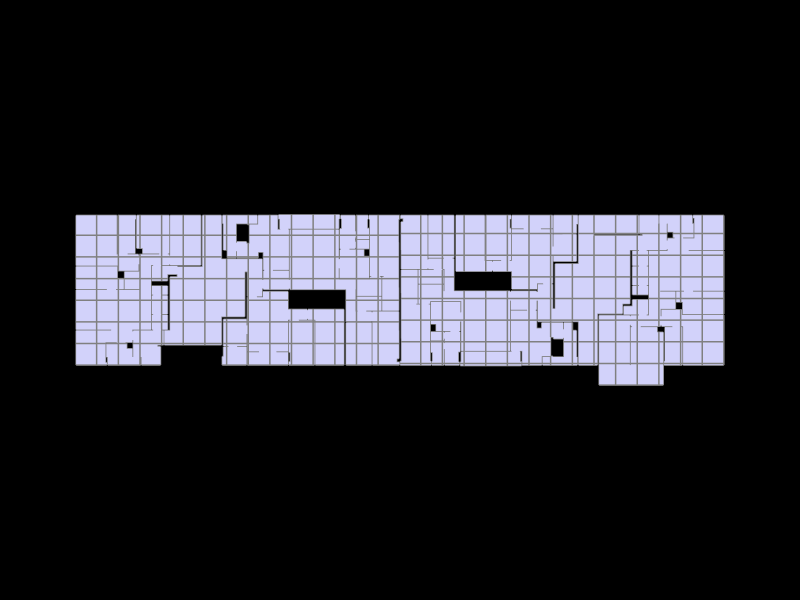

Source (notebook cell):
### Markdown cell above
## 8. Show the geometry and the grid

### Code cell
Topology.Show(gallery, grid,
              camera=[0,0,6],
              faceColor=[210,210,250],
              faceOpacity=1,
              edgeColor="grey",
              edgeWidth=3,
              showVertices=False,
              backgroundColor="black",
              width=800,
              height=600,
              renderer = renderer)

### Figure 1 — Plotly figure (JSON) as saved in the notebook; plotly's stock layout.template omitted (floating-point values rounded to 4 significant figures; data arrays with more than 128 entries replaced by an {"elided": "..."} marker saying what was removed)
{"data": [{"hoverinfo": "text", "legendgroup": "2", "legendrank": 2, "line": {"color": "grey", "dash": "solid", "width": 3}, "marker": {"size": 0}, "mode": "lines", "name": "1: Untitled (Edges)", "showlegend": false, "text": "", "type": "scatter3d", "x": {"elided": "2265 float values"}, "y": {"elided": "2265 float values"}, "z": {"elided": "2265 float values"}}, {"cmax": 1, "cmin": 0, "color": "#D2D2FA", "colorscale": [[0.0, "#440154"], [0.1111, "#482878"], [0.2222, "#3e4989"], [0.3333, "#31688e"], [0.4444, "#26828e"], [0.5556, "#1f9e89"], [0.6667, "#35b779"], [0.7778, "#6ece58"], [0.8889, "#b5de2b"], [1.0, "#fde725"]], "flatshading": true, "hoverinfo": "text", "hovertext": "", "i": {"elided": "757 int values"}, "j": {"elided": "757 int values"}, "k": {"elided": "757 int values"}, "legendgroup": "3", "legendrank": 3, "lighting": {"facenormalsepsilon": 0}, "name": "1: Untitled (Faces)", "opacity": 1, "showlegend": false, "showscale": false, "text": "", "type": "mesh3d", "x": {"elided": "755 float values"}, "y": {"elided": "755 float values"}, "z": {"elided": "755 float values"}}, {"hoverinfo": "text", "legendgroup": "6", "legendrank": 6, "line": {"color": "grey", "dash": "solid", "width": 3}, "marker": {"size": 0}, "mode": "lines", "name": "2: Untitled (Edges)", "showlegend": false, "text": "", "type": "scatter3d", "x": {"elided": "711 float values"}, "y": {"elided": "711 float values"}, "z": {"elided": "711 float values"}}], "layout": {"autosize": true, "height": 600, "margin": {"b": 40, "l": 40, "r": 40, "t": 40}, "paper_bgcolor": "#000000", "plot_bgcolor": "#000000", "scene": {"aspectmode": "data", "camera": {"center": {"x": 0, "y": 0, "z": 0}, "eye": {"x": 0, "y": 0, "z": 6}, "projection": {"type": "perspective"}, "up": {"x": 0, "y": 1, "z": 0}}, "xaxis": {"visible": false}, "yaxis": {"visible": false}, "zaxis": {"visible": false}}, "showlegend": true, "width": 800, "xaxis": {"showgrid": false, "visible": false, "zeroline": false}, "yaxis": {"showgrid": false, "visible": false, "zeroline": false}}}
